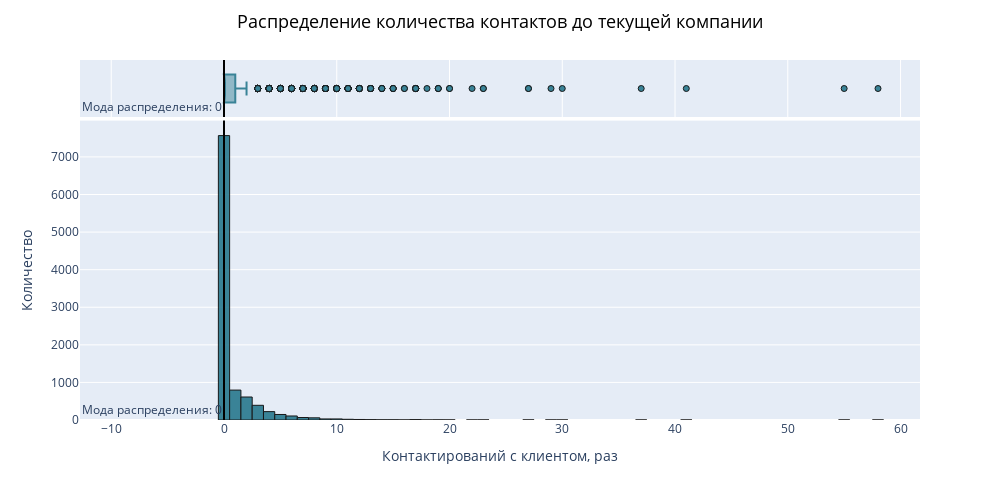

Notebook cell for this chart:
### Code cell
quant_fig('previous', 'количества контактов до текущей компании', 'Контактирований с клиентом, раз')

### Figure 1 — Plotly figure (JSON) as saved in the notebook; plotly's stock layout.template omitted (floating-point values rounded to 4 significant figures; data arrays with more than 128 entries replaced by an {"elided": "..."} marker saying what was removed)
{"data": [{"alignmentgroup": "True", "bingroup": "x", "hoverinfo": "all", "hovertemplate": "Контактирований с клиентом, раз: %{x}<br> Количество: %{y}", "legendgroup": "", "marker": {"color": "rgb(39, 120, 141)", "line": {"color": "black", "width": 1}, "pattern": {"shape": ""}}, "name": "", "nbinsx": 100, "offsetgroup": "", "opacity": 0.9, "orientation": "v", "showlegend": false, "type": "histogram", "x": {"elided": "10105 int values"}, "xaxis": "x", "yaxis": "y"}, {"alignmentgroup": "True", "hoverinfo": "all", "hovertemplate": "Контактирований с клиентом, раз: %{x}<br> Количество: %{y}", "legendgroup": "", "marker": {"color": "rgb(39, 120, 141)", "line": {"color": "black", "width": 1}}, "name": "", "notched": true, "offsetgroup": "", "opacity": 0.9, "showlegend": false, "type": "box", "x": {"elided": "10105 int values"}, "xaxis": "x2", "yaxis": "y2"}], "layout": {"annotations": [{"showarrow": false, "text": "Мода распределения: 0", "x": 0, "xanchor": "right", "xref": "x", "y": 0, "yanchor": "bottom", "yref": "y domain"}, {"showarrow": false, "text": "Мода распределения: 0", "x": 0, "xanchor": "right", "xref": "x2", "y": 0, "yanchor": "bottom", "yref": "y2 domain"}], "barmode": "relative", "height": 500, "legend": {"tracegroupgap": 0}, "margin": {"t": 60}, "shapes": [{"line": {"color": "black", "width": 2}, "type": "line", "x0": 0, "x1": 0, "xref": "x", "y0": 0, "y1": 1, "yref": "y domain"}, {"line": {"color": "black", "width": 2}, "type": "line", "x0": 0, "x1": 0, "xref": "x2", "y0": 0, "y1": 1, "yref": "y2 domain"}], "title": {"font": {"color": "black", "size": 18}, "text": "Распределение количества контактов до текущей компании", "x": 0.5, "xanchor": "center", "y": 0.97, "yanchor": "top"}, "width": 1000, "xaxis": {"anchor": "y", "domain": [0, 1], "showspikes": true, "title": {"text": "Контактирований с клиентом, раз"}}, "xaxis2": {"anchor": "y2", "domain": [0, 1], "matches": "x", "showgrid": true, "showspikes": true, "showticklabels": false}, "yaxis": {"anchor": "x", "domain": [0, 0.8316], "showspikes": true, "title": {"text": "Количество"}}, "yaxis2": {"anchor": "x2", "domain": [0.8416, 1], "matches": "y2", "showgrid": false, "showline": false, "showspikes": true, "showticklabels": false, "ticks": ""}}}
